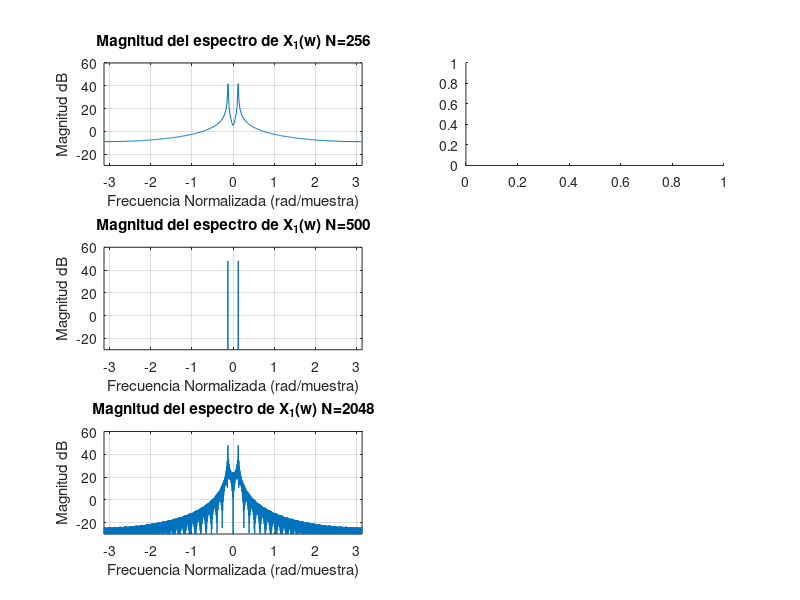

The MATLAB source for this figure: (Note: this script raises an error after producing the figure.)
clc
close all
%% I.1)
f=100;
w=2*pi*f;
fs=5000;
t = 0:1/fs:0.1-1/fs;
x1=sin(w*t);
x2=cos(w*t);
%señales x1(t) x2(t)
subplot(2,1,1)
plot(t,x1)
ylabel("amplitud")
xlabel("tiempo (s)")
title("Señal x_1(t)")
grid on
subplot(2,1,2)
plot(t,x2)
ylabel("amplitud")
xlabel("tiempo (s)")
title("Señal x_2(t)")
grid on

%% calculo de FFT (X1(w), X2(w))
N = 4096;
X1 = fft(x1,N);
X2 = fft(x2,N);

w = -pi:2*pi/N:pi-2*pi/fs;
fa = -fs/2:fs/N:fs/2-fs/N;
fb = 0:fs/N:fs-fs/N;

subplot(2,1,1)
plot(fa,20*log10(abs(fftshift(X1))))
axis([-fs/2 fs/2 -30 60])
ylabel("Magnitud dB")
xlabel("Frecuencia Hz")
title("Magnitud del espectro de X_1(w) N=4096")
grid on
subplot(2,1,2)
plot(fb,20*log10(abs((X1))));
ylabel("Magnitud dB")
xlabel("Frecuencia Hz")
title("Magnitud del espectro de X_1(w) N=4096")
axis([0 fs -30 60])
grid on
%% 
subplot(2,1,1)
plot(fa,20*log10(abs(fftshift(X2))))
axis([-fs/2 fs/2 -30 60])
ylabel("Magnitud dB")
xlabel("Frecuencia Hz")
title("Magnitud del espectro de X_2(w) N=4096")
grid on
subplot(2,1,2)
plot(fb,20*log10(abs((X2))));
ylabel("Magnitud dB")
xlabel("Frecuencia Hz")
title("Magnitud del espectro de X_2(w) N=4096")
axis([0 fs -30 60])
grid on
%% I.2)
N2=256;
N3=500;
N4=2048;

w2 = -pi:2*pi/N2:pi-2*pi/fs;
w3 = -pi:2*pi/N3:pi-2*pi/fs;
w4 = -pi:2*pi/N4:pi-2*pi/fs;

X12 = fft(x1,N2);
X13 = fft(x1,N3);
X14 = fft(x1,N4);

X22 = fft(x2,N2);
X23 = fft(x2,N3);
X24 = fft(x2,N4);

%% Espectro X1(w) para distintos largos N

subplot(3,2,1)
plot(w2,20*log10(abs(fftshift(X12))))
axis([-pi pi -30 60])
ylabel("Magnitud dB")
xlabel("Frecuencia Normalizada (rad/muestra)")
title("Magnitud del espectro de X_1(w) N=256")
grid on
subplot(3,2,3)
plot(w3,20*log10(abs(fftshift(X13))))
axis([-pi pi -30 60])
ylabel("Magnitud dB")
xlabel("Frecuencia Normalizada (rad/muestra)")
title("Magnitud del espectro de X_1(w) N=500")
grid on
subplot(3,2,5)
plot(w4,20*log10(abs(fftshift(X14))))
axis([-pi pi -30 60])
ylabel("Magnitud dB")
xlabel("Frecuencia Normalizada (rad/muestra)")
title("Magnitud del espectro de X_1(w) N=2048")
grid on

subplot(3,2,2)
yyaxis left
plot(w2,real(fftshift(X12)))
axis([-pi pi -30 60])
ylabel("Parte Real")
yyaxis right
plot(w2,imag(fftshift(X12)))
axis([-pi pi -30 60])
ylabel("Parte Imaginaria")
xlabel("Frecuencia Normalizada (rad/muestra)")
title("Espectro de X_1(w) N=256")
grid on

subplot(3,2,4)
yyaxis left
plot(w3,real(fftshift(X13)))
axis([-pi pi -30 60])
ylabel("Parte Real")
yyaxis right
plot(w3,imag(fftshift(X13)))
axis([-pi pi -30 60])
ylabel("Parte Imaginaria")
xlabel("Frecuencia Normalizada (rad/muestra)")
title("Espectro de X_1(w) N=500")
grid on

subplot(3,2,6)
yyaxis left
plot(w4,real(fftshift(X14)))
axis([-pi pi -30 60])
ylabel("Parte Real")
yyaxis right
plot(w4,imag(fftshift(X14)))
axis([-pi pi -30 60])
ylabel("Parte Imaginaria")
xlabel("Frecuencia Normalizada (rad/muestra)")
title("Espectro de X_1(w) N=2048")
grid on

%% Espectro X2(w) para distintos largos N

subplot(3,2,1)
plot(w2,20*log10(abs(fftshift(X22))))
axis([-pi pi -30 60])
ylabel("Magnitud dB")
xlabel("Frecuencia Normalizada (rad/muestra)")
title("Magnitud del espectro de X_2(w) N=256")
grid on
subplot(3,2,3)
plot(w3,20*log10(abs(fftshift(X23))))
axis([-pi pi -30 60])
ylabel("Magnitud dB")
xlabel("Frecuencia Normalizada (rad/muestra)")
title("Magnitud del espectro de X_2(w) N=500")
grid on
subplot(3,2,5)
plot(w4,20*log10(abs(fftshift(X24))))
axis([-pi pi -30 60])
ylabel("Magnitud dB")
xlabel("Frecuencia Normalizada (rad/muestra)")
title("Magnitud del espectro de X_2(w) N=2048")
grid on

subplot(3,2,2)
yyaxis left
plot(w2,real(fftshift(X22)))
axis([-pi pi -30 60])
ylabel("Parte Real")
yyaxis right
plot(w2,imag(fftshift(X22)))
axis([-pi pi -30 60])
ylabel("Parte Imaginaria")
xlabel("Frecuencia Normalizada (rad/muestra)")
title("Espectro de X_2(w) N=256")
grid on

subplot(3,2,4)
yyaxis left
plot(w3,real(fftshift(X23)))
axis([-pi pi -30 60])
ylabel("Parte Real")
yyaxis right
plot(w3,imag(fftshift(X23)))
axis([-pi pi -30 60])
ylabel("Parte Imaginaria")
xlabel("Frecuencia Normalizada (rad/muestra)")
title("Espectro de X_2(w) N=500")
grid on

subplot(3,2,6)
yyaxis left
plot(w4,real(fftshift(X24)))
axis([-pi pi -30 60])
ylabel("Parte Real")
yyaxis right
plot(w4,imag(fftshift(X14)))
axis([-pi pi -30 60])
ylabel("Parte Imaginaria")
xlabel("Frecuencia Normalizada (rad/muestra)")
title("Espectro de X_2(w) N=2048")
grid on

%% Re|Im X1(w)

subplot(3,1,1)
yyaxis left
plot(w2,real(fftshift(X12)))
axis([-pi pi -30 60])
ylabel("Parte Real")
yyaxis right
plot(w2,imag(fftshift(X12)))
axis([-pi pi -30 60])
ylabel("Parte Imaginaria")
xlabel("Frecuencia Normalizada (rad/muestra)")
title("Espectro de X_1(w) N=256")

subplot(3,1,2)
yyaxis left
plot(w3,real(fftshift(X13)))
axis([-pi pi -30 60])
ylabel("Parte Real")
yyaxis right
plot(w3,imag(fftshift(X13)))
axis([-pi pi -30 60])
ylabel("Parte Imaginaria")
xlabel("Frecuencia Normalizada (rad/muestra)")
title("Espectro de X_1(w) N=500")

subplot(3,1,3)
yyaxis left
plot(w4,real(fftshift(X14)))
axis([-pi pi -30 60])
ylabel("Parte Real")
yyaxis right
plot(w4,imag(fftshift(X14)))
axis([-pi pi -30 60])
ylabel("Parte Imaginaria")
xlabel("Frecuencia Normalizada (rad/muestra)")
title("Espectro de X_1(w) N=2048")

%% Re|Im X2(w)

figure()
subplot(3,2,1)
plot(w2,real(fftshift(X22)))
axis([-pi pi -30 60])
ylabel("Magnitud")
xlabel("Frecuencia Normalizada (rad/muestra)")
title("Parte real de X_2(w) N=256")
subplot(3,2,2)
plot(w2,imag(fftshift(X22)))
axis([-pi pi -30 60])
ylabel("Magnitud")
xlabel("Frecuencia Normalizada (rad/muestra)")
title("Parte imaginaria de X_2(w) N=256")
subplot(3,2,3)
plot(w3,real(fftshift(X23)))
axis([-pi pi -30 60])
ylabel("Magnitud")
xlabel("Frecuencia Normalizada (rad/muestra)")
title("Parte real de X_2(w) N=500")
subplot(3,2,4)
plot(w3,imag(fftshift(X23)))
axis([-pi pi -30 60])
ylabel("Magnitud")
xlabel("Frecuencia Normalizada rad/muestra")
title("Parte imaginaria de X_2(w) N=500")
subplot(3,2,5)
plot(w4,real(fftshift(X24)))
axis([-pi pi -30 60])
ylabel("Magnitud")
xlabel("Frecuencia Normalizada rad/muestra")
title("Parte real de X_2(w) N=2048")
subplot(3,2,6)
plot(w4,imag(fftshift(X24)))
axis([-pi pi -30 60])
ylabel("Magnitud")
xlabel("Frecuencia Normalizada rad/muestra")
title("Parte imaginaria de X_2(w) N=2048")






%% II.1)
fs=5000;
t = 0:1/fs:0.1-1/fs;
%%
x = 0.5*cos(2*pi*100*t) + 1.5*cos(2*pi*500*t);
%varianza -> sigma ^2
r = sqrt(2)*randn(1,length(x));
y = x+r;

subplot(2,1,1)
plot(t,x)
ylabel("amplitud")
xlabel("tiempo (s)")
title("Señal sin ruido")
subplot(2,1,2)
plot(t,y,'r')
ylabel("amplitud")
xlabel("tiempo (s)")
title("Señal con ruido")

%%

f = 0:fs/500:fs-fs/500;

%%
X = fft(x);
Y = fft(y);

%figure()
subplot(2,1,1)
plot(f,(abs(X)))
ylabel("Magnitud")
xlabel("Frecuencia Normalizada (rad/muestra)")
title("Magnitud del espectro de la señal limpia")
axis([0 1001 -30 inf])
subplot(2,1,2)
plot(f,(abs(Y)),'r')
ylabel("Magnitud")
xlabel("Frecuencia Normalizada (rad/muestra)")
title("Magnitud del espectro de la señal con ruido")
axis([0 1001 -10 inf])

%% 20log10 amplitud en decibeles 
xmax = max(20*log10(abs(X)));
ymax = max(20*log10(abs(Y)));

%figure()
subplot(2,1,1)
plot(f,20*log10(abs(X))-xmax)
axis([0 1001 -60 10])
ylabel("Magnitud dB")
xlabel("Frecuencia Normalizada (rad/muestra)")
title("Magnitud normalizada del espectro de la señal limpia en dB")
axis([0 1001 -60 10])
subplot(2,1,2)
plot(f,20*log10(abs(Y))-ymax,'r')
ylabel("Magnitud dB")
xlabel("Frecuencia Normalizada (rad/muestra)")
title("Magnitud normalizada del espectro de la señal con ruido en dB")
axis([0 1001 -60 10])

%% para un periodo de tiempo de un segundo, debe ajustarse: 
t = 0:1/fs:1-1/fs; f = 0:fs/5000:fs-fs/5000;


%% II.2)
load('fft_analysis.mat')

%%
N = 2^13;%length(modulation1);
M = 2^12;

% w = rectwin(N)';
 w = bartlett(N)';
% w = blackman(N)';
% w = hamming(N)';
% w = hann(N)';
% w = flattopwin(N)';

x1 = modulation1(1:N)'.*w;
x2 = modulation2(1:N)'.*w;

X1 = fft(x1,M);
X2 = fft(x2,M);
f = -Fs/2 : Fs/M : Fs/2 -Fs/M;

subplot(2,1,1)
plot(f, mag2db(abs(fftshift(X1))))
axis([-Fs/2 Fs/2 -20 60])
subplot(2,1,2)
plot(f, mag2db(abs(fftshift(X2))))
axis([-Fs/2 Fs/2 -20 60])


%%
N = length(distorted);M=3000;
dd = distorted;

DD = abs(fftshift(fft(dd,M)));
f = -Fs/2 : Fs/M : Fs/2 -Fs/M;

plot(f,(DD));



%% III.1) Filtrado en dominio de la frequencia.
load('nspeech.mat')
%%
x = nspeech;
N = length(x);
X = fft(x);

%%
f = 0 : fs/N : fs-fs/N;
Xx = mag2db(abs(X));
plot(f,Xx); axis([0 4000 -10 inf])
xlabel("Frecuencia (Hz)"); ylabel("Magnitud (dB)");
title("Espectro de la señal nspeech")

%%
tt = 2*pi*1685/fs;

h = [1 -2*cos(tt) 1];
%zplane(h,1)
H = fft(h,N);

subplot(1,2,1)
plot(f,abs(H));axis([0 4000 -inf inf])
xlabel("Frecuencia (Hz)"); ylabel("Magnitud")
title("Magnitud del filtro H")
subplot(1,2,2)
plot(f,angle(H),'r');axis([0 4000 -inf inf])
xlabel("Frecuencia (Hz)"); ylabel("Fase")
title("Fase del filtro H")

Y = X.*H;
y = ifft(Y,N,'symmetric');
%%
t = 0 : 1/fs : N/fs-1/fs;
%%
plot(t,x,t,y)
xlim([0 N/fs])
xlabel("tiempo (s)"); ylabel("amplitud");
title("Comparación entre señal original y señal filtrada")
legend(["Señal con tono no deseado" "Señal con tono filtrado"])






%% IV.1)

N = 8;
n = 1:N;
x = ones(1,N);
%x=cos(2*pi*n/N)-sqrt(-1)*sin(2*pi*n/N);
t=0:0.5/N:0.5-0.5/N;
figure()
plot(t,x)
X = DFTsum(x);
w = 0:2*pi/N:2*pi-2*pi/N;
figure()
stem(w,abs(X))
X2 = fft(x);
figure()
stem(w,abs(X2))
%%
function X = DFTsum(x)
    N = 8;
    X = zeros(size(N));
    for k=1:N
        XK = 0;
        for n=1:N
            theta = 2*pi*k*n/N;
            XK= XK + x(n)*(cos(theta)-sqrt(-1)*sin(theta));
        end
        X(k) = XK;

    end
end